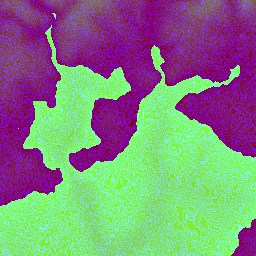
#> input picture donnees/relief-12-2238-1403.png, 256 x 256 px; its folder holds 4 pictures in this run
$ python relief.py
#> lines starting #> are read from the running program, lines starting #| are printed output that depends on the picture
"""Fabrique src/heights.js : le relief d'un champ de bataille et ses ruisseaux.

  python3 outils/relief.py

Le cadre (latitude, longitude) est réglé plus bas. Les tuiles d'altitude Terrarium
(zoom 12) manquantes sont téléchargées dans donnees/. Les ruisseaux sont tirés du
relief lui-même : on suit la pente et on garde les fonds où l'eau s'accumule.
Demande Python avec numpy et Pillow.
"""
import base64, heapq, json, math, os, sys, urllib.request
import numpy as np
from PIL import Image

RACINE = os.path.join(os.path.dirname(__file__), '..')
Z = 12
NORD, SUD, OUEST, EST = 49.205, 49.072, 16.700, 16.885   # Pratzen, Santon, Žuráň, étangs de Satschan
PAS = 25.0             # mètres entre deux points d'altitude
SEUIL_RUISSEAU = 2.2e6 # m² de bassin versant pour qu'un fond devienne un ruisseau

def merc(lat, lon):  # position en tuiles au zoom Z
    n = 2 ** Z
    return (lon + 180) / 360 * n, (1 - math.asinh(math.tan(math.radians(lat))) / math.pi) / 2 * n

def tuile(x, y):
#> called with x = 2238, y = 1403
    f = os.path.join(RACINE, 'donnees', f'relief-{Z}-{x}-{y}.png')
    if not os.path.exists(f):
        url = f'https://s3.amazonaws.com/elevation-tiles-prod/terrarium/{Z}/{x}/{y}.png'
        print('téléchargement', url)
        urllib.request.urlretrieve(url, f)
    a = np.asarray(Image.open(f).convert('RGB')).astype(np.float64)
    return a[..., 0] * 256 + a[..., 1] + a[..., 2] / 256 - 32768
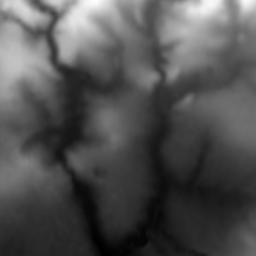
#> returned value: shape (256, 256) float64; min 212.3, max 364.5, mean 261.3; drawn with min black and max white

x0, y0 = merc(NORD, OUEST); x1, y1 = merc(SUD, EST)
tx0, ty0, tx1, ty1 = int(x0), int(y0), int(x1), int(y1)
mosaique = np.vstack([np.hstack([tuile(x, y) for x in range(tx0, tx1 + 1)]) for y in range(ty0, ty1 + 1)])
#> call 2 of tuile, with x = 2239, y = 1403
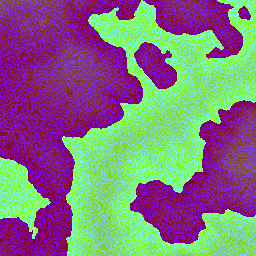
#> input picture donnees/relief-12-2239-1403.png, 256 x 256 px
#> in tuile (call 2), `return a[..., 0] * 256 + a[..., 1] + a[..., 2] / 256 - 32768`:
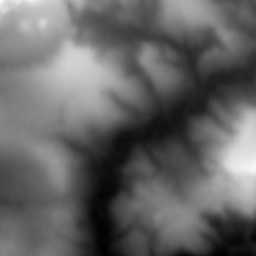
#> returned value: shape (256, 256) float64; min 205.6, max 343.1, mean 260.7; drawn with min black and max white
#> (the run stopped early here; a loop or call above may not have finished)
